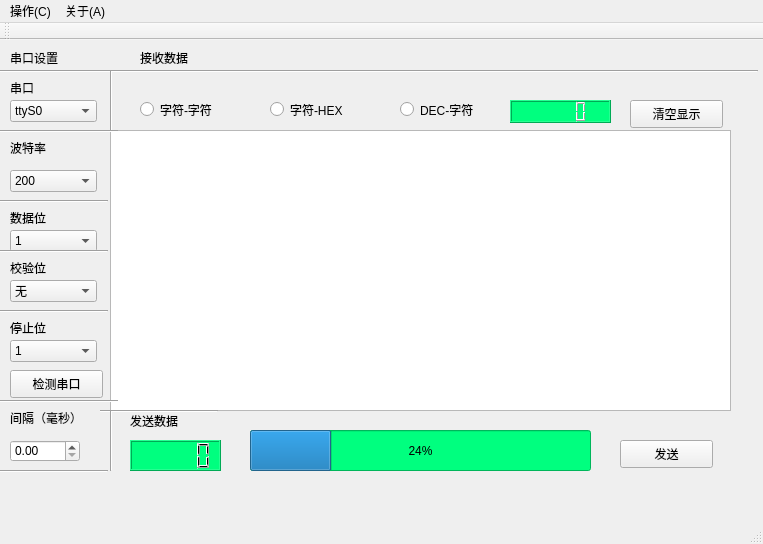
<?xml version="1.0" encoding="UTF-8"?>
<ui version="4.0">
 <class>Debug</class>
 <widget class="QMainWindow" name="Debug">
  <property name="geometry">
   <rect>
    <x>0</x>
    <y>0</y>
    <width>763</width>
    <height>544</height>
   </rect>
  </property>
  <property name="windowTitle">
   <string>MainWindow</string>
  </property>
  <widget class="QWidget" name="centralwidget">
   <widget class="QLabel" name="label">
    <property name="geometry">
     <rect>
      <x>10</x>
      <y>10</y>
      <width>72</width>
      <height>15</height>
     </rect>
    </property>
    <property name="text">
     <string>串口设置</string>
    </property>
   </widget>
   <widget class="QLabel" name="label_2">
    <property name="geometry">
     <rect>
      <x>10</x>
      <y>40</y>
      <width>72</width>
      <height>15</height>
     </rect>
    </property>
    <property name="text">
     <string>串口</string>
    </property>
   </widget>
   <widget class="QComboBox" name="comboBox1">
    <property name="geometry">
     <rect>
      <x>10</x>
      <y>60</y>
      <width>87</width>
      <height>22</height>
     </rect>
    </property>
    <item>
     <property name="text">
      <string>ttyS0</string>
     </property>
    </item>
    <item>
     <property name="text">
      <string>ttyS1</string>
     </property>
    </item>
    <item>
     <property name="text">
      <string>ttyS2</string>
     </property>
    </item>
    <item>
     <property name="text">
      <string>ttyUSBO</string>
     </property>
    </item>
   </widget>
   <widget class="QLabel" name="label_3">
    <property name="geometry">
     <rect>
      <x>10</x>
      <y>100</y>
      <width>72</width>
      <height>15</height>
     </rect>
    </property>
    <property name="text">
     <string>波特率</string>
    </property>
   </widget>
   <widget class="QComboBox" name="comboBox2">
    <property name="geometry">
     <rect>
      <x>10</x>
      <y>130</y>
      <width>87</width>
      <height>22</height>
     </rect>
    </property>
    <item>
     <property name="text">
      <string>200</string>
     </property>
    </item>
    <item>
     <property name="text">
      <string>600</string>
     </property>
    </item>
    <item>
     <property name="text">
      <string>1200</string>
     </property>
    </item>
    <item>
     <property name="text">
      <string>1800</string>
     </property>
    </item>
    <item>
     <property name="text">
      <string>2400</string>
     </property>
    </item>
    <item>
     <property name="text">
      <string>4800</string>
     </property>
    </item>
    <item>
     <property name="text">
      <string>9600</string>
     </property>
    </item>
   </widget>
   <widget class="QLabel" name="label_4">
    <property name="geometry">
     <rect>
      <x>10</x>
      <y>170</y>
      <width>72</width>
      <height>15</height>
     </rect>
    </property>
    <property name="text">
     <string>数据位</string>
    </property>
   </widget>
   <widget class="QComboBox" name="comboBox3">
    <property name="geometry">
     <rect>
      <x>10</x>
      <y>190</y>
      <width>87</width>
      <height>22</height>
     </rect>
    </property>
    <item>
     <property name="text">
      <string>1</string>
     </property>
    </item>
    <item>
     <property name="text">
      <string>2</string>
     </property>
    </item>
    <item>
     <property name="text">
      <string>4</string>
     </property>
    </item>
    <item>
     <property name="text">
      <string>8</string>
     </property>
    </item>
   </widget>
   <widget class="QLabel" name="label_5">
    <property name="geometry">
     <rect>
      <x>10</x>
      <y>220</y>
      <width>72</width>
      <height>15</height>
     </rect>
    </property>
    <property name="text">
     <string>校验位</string>
    </property>
   </widget>
   <widget class="QComboBox" name="comboBox4">
    <property name="geometry">
     <rect>
      <x>10</x>
      <y>240</y>
      <width>87</width>
      <height>22</height>
     </rect>
    </property>
    <item>
     <property name="text">
      <string>无</string>
     </property>
    </item>
    <item>
     <property name="text">
      <string>偶</string>
     </property>
    </item>
    <item>
     <property name="text">
      <string>奇</string>
     </property>
    </item>
   </widget>
   <widget class="QLabel" name="label_6">
    <property name="geometry">
     <rect>
      <x>10</x>
      <y>280</y>
      <width>72</width>
      <height>15</height>
     </rect>
    </property>
    <property name="text">
     <string>停止位</string>
    </property>
   </widget>
   <widget class="QComboBox" name="comboBox5">
    <property name="geometry">
     <rect>
      <x>10</x>
      <y>300</y>
      <width>87</width>
      <height>22</height>
     </rect>
    </property>
    <item>
     <property name="text">
      <string>1</string>
     </property>
    </item>
    <item>
     <property name="text">
      <string>1.5</string>
     </property>
    </item>
    <item>
     <property name="text">
      <string>2</string>
     </property>
    </item>
   </widget>
   <widget class="QPushButton" name="button5">
    <property name="geometry">
     <rect>
      <x>10</x>
      <y>330</y>
      <width>93</width>
      <height>28</height>
     </rect>
    </property>
    <property name="text">
     <string>检测串口</string>
    </property>
   </widget>
   <widget class="QLabel" name="label_7">
    <property name="geometry">
     <rect>
      <x>10</x>
      <y>370</y>
      <width>91</width>
      <height>16</height>
     </rect>
    </property>
    <property name="text">
     <string>间隔（毫秒）</string>
    </property>
   </widget>
   <widget class="QDoubleSpinBox" name="doubleSpinBox">
    <property name="geometry">
     <rect>
      <x>10</x>
      <y>400</y>
      <width>70</width>
      <height>22</height>
     </rect>
    </property>
   </widget>
   <widget class="QLabel" name="label_8">
    <property name="geometry">
     <rect>
      <x>140</x>
      <y>10</y>
      <width>72</width>
      <height>15</height>
     </rect>
    </property>
    <property name="text">
     <string>接收数据</string>
    </property>
   </widget>
   <widget class="QRadioButton" name="radioButton">
    <property name="geometry">
     <rect>
      <x>140</x>
      <y>60</y>
      <width>115</width>
      <height>19</height>
     </rect>
    </property>
    <property name="text">
     <string>字符-字符</string>
    </property>
   </widget>
   <widget class="QRadioButton" name="radioButton_2">
    <property name="geometry">
     <rect>
      <x>270</x>
      <y>60</y>
      <width>115</width>
      <height>19</height>
     </rect>
    </property>
    <property name="text">
     <string>字符-HEX</string>
    </property>
   </widget>
   <widget class="QRadioButton" name="radioButton_3">
    <property name="geometry">
     <rect>
      <x>400</x>
      <y>60</y>
      <width>115</width>
      <height>19</height>
     </rect>
    </property>
    <property name="text">
     <string>DEC-字符</string>
    </property>
   </widget>
   <widget class="QLCDNumber" name="lcdNumber">
    <property name="geometry">
     <rect>
      <x>510</x>
      <y>60</y>
      <width>101</width>
      <height>23</height>
     </rect>
    </property>
    <property name="styleSheet">
     <string notr="true">color: rgb(255, 0, 0);
background-color: rgb(0, 255, 127);</string>
    </property>
   </widget>
   <widget class="QPushButton" name="button7">
    <property name="geometry">
     <rect>
      <x>630</x>
      <y>60</y>
      <width>93</width>
      <height>28</height>
     </rect>
    </property>
    <property name="styleSheet">
     <string notr="true">border-image: url(:/image/cleanport.png);</string>
    </property>
    <property name="text">
     <string>清空显示</string>
    </property>
   </widget>
   <widget class="QLabel" name="label_9">
    <property name="geometry">
     <rect>
      <x>130</x>
      <y>370</y>
      <width>81</width>
      <height>21</height>
     </rect>
    </property>
    <property name="text">
     <string>发送数据</string>
    </property>
   </widget>
   <widget class="QLCDNumber" name="lcdNumber_2">
    <property name="geometry">
     <rect>
      <x>130</x>
      <y>400</y>
      <width>91</width>
      <height>31</height>
     </rect>
    </property>
    <property name="styleSheet">
     <string notr="true">color: rgb(0, 0, 0);
background-color: rgb(0, 255, 127);</string>
    </property>
   </widget>
   <widget class="QPushButton" name="button6">
    <property name="geometry">
     <rect>
      <x>620</x>
      <y>400</y>
      <width>93</width>
      <height>28</height>
     </rect>
    </property>
    <property name="text">
     <string>发送</string>
    </property>
   </widget>
   <widget class="QColumnView" name="columnView">
    <property name="geometry">
     <rect>
      <x>110</x>
      <y>90</y>
      <width>621</width>
      <height>281</height>
     </rect>
    </property>
   </widget>
   <widget class="Line" name="line">
    <property name="geometry">
     <rect>
      <x>100</x>
      <y>370</y>
      <width>118</width>
      <height>3</height>
     </rect>
    </property>
    <property name="orientation">
     <enum>Qt::Horizontal</enum>
    </property>
   </widget>
   <widget class="Line" name="line_2">
    <property name="geometry">
     <rect>
      <x>0</x>
      <y>360</y>
      <width>118</width>
      <height>3</height>
     </rect>
    </property>
    <property name="orientation">
     <enum>Qt::Horizontal</enum>
    </property>
   </widget>
   <widget class="Line" name="line_3">
    <property name="geometry">
     <rect>
      <x>0</x>
      <y>30</y>
      <width>118</width>
      <height>3</height>
     </rect>
    </property>
    <property name="orientation">
     <enum>Qt::Horizontal</enum>
    </property>
   </widget>
   <widget class="Line" name="line_4">
    <property name="geometry">
     <rect>
      <x>110</x>
      <y>30</y>
      <width>118</width>
      <height>3</height>
     </rect>
    </property>
    <property name="orientation">
     <enum>Qt::Horizontal</enum>
    </property>
   </widget>
   <widget class="Line" name="line_5">
    <property name="geometry">
     <rect>
      <x>110</x>
      <y>30</y>
      <width>3</width>
      <height>61</height>
     </rect>
    </property>
    <property name="orientation">
     <enum>Qt::Vertical</enum>
    </property>
   </widget>
   <widget class="Line" name="line_6">
    <property name="geometry">
     <rect>
      <x>110</x>
      <y>370</y>
      <width>3</width>
      <height>61</height>
     </rect>
    </property>
    <property name="orientation">
     <enum>Qt::Vertical</enum>
    </property>
   </widget>
   <widget class="Line" name="line_7">
    <property name="geometry">
     <rect>
      <x>-10</x>
      <y>430</y>
      <width>118</width>
      <height>3</height>
     </rect>
    </property>
    <property name="orientation">
     <enum>Qt::Horizontal</enum>
    </property>
   </widget>
   <widget class="Line" name="line_8">
    <property name="geometry">
     <rect>
      <x>-10</x>
      <y>270</y>
      <width>118</width>
      <height>3</height>
     </rect>
    </property>
    <property name="orientation">
     <enum>Qt::Horizontal</enum>
    </property>
   </widget>
   <widget class="Line" name="line_9">
    <property name="geometry">
     <rect>
      <x>-10</x>
      <y>210</y>
      <width>118</width>
      <height>3</height>
     </rect>
    </property>
    <property name="orientation">
     <enum>Qt::Horizontal</enum>
    </property>
   </widget>
   <widget class="Line" name="line_10">
    <property name="geometry">
     <rect>
      <x>-10</x>
      <y>160</y>
      <width>118</width>
      <height>3</height>
     </rect>
    </property>
    <property name="orientation">
     <enum>Qt::Horizontal</enum>
    </property>
   </widget>
   <widget class="Line" name="line_11">
    <property name="geometry">
     <rect>
      <x>0</x>
      <y>90</y>
      <width>118</width>
      <height>3</height>
     </rect>
    </property>
    <property name="orientation">
     <enum>Qt::Horizontal</enum>
    </property>
   </widget>
   <widget class="Line" name="line_12">
    <property name="geometry">
     <rect>
      <x>220</x>
      <y>30</y>
      <width>118</width>
      <height>3</height>
     </rect>
    </property>
    <property name="orientation">
     <enum>Qt::Horizontal</enum>
    </property>
   </widget>
   <widget class="Line" name="line_13">
    <property name="geometry">
     <rect>
      <x>330</x>
      <y>30</y>
      <width>118</width>
      <height>3</height>
     </rect>
    </property>
    <property name="orientation">
     <enum>Qt::Horizontal</enum>
    </property>
   </widget>
   <widget class="Line" name="line_14">
    <property name="geometry">
     <rect>
      <x>440</x>
      <y>30</y>
      <width>118</width>
      <height>3</height>
     </rect>
    </property>
    <property name="orientation">
     <enum>Qt::Horizontal</enum>
    </property>
   </widget>
   <widget class="Line" name="line_15">
    <property name="geometry">
     <rect>
      <x>550</x>
      <y>30</y>
      <width>118</width>
      <height>3</height>
     </rect>
    </property>
    <property name="orientation">
     <enum>Qt::Horizontal</enum>
    </property>
   </widget>
   <widget class="Line" name="line_16">
    <property name="geometry">
     <rect>
      <x>640</x>
      <y>30</y>
      <width>118</width>
      <height>3</height>
     </rect>
    </property>
    <property name="orientation">
     <enum>Qt::Horizontal</enum>
    </property>
   </widget>
   <widget class="QProgressBar" name="progressBar">
    <property name="geometry">
     <rect>
      <x>250</x>
      <y>390</y>
      <width>341</width>
      <height>41</height>
     </rect>
    </property>
    <property name="styleSheet">
     <string notr="true">color: rgb(0, 0, 0);
background-color: rgb(0, 255, 127);</string>
    </property>
    <property name="value">
     <number>24</number>
    </property>
   </widget>
  </widget>
  <widget class="QMenuBar" name="menubar">
   <property name="geometry">
    <rect>
     <x>0</x>
     <y>0</y>
     <width>763</width>
     <height>26</height>
    </rect>
   </property>
   <widget class="QMenu" name="menu_C">
    <property name="title">
     <string>操作(C)</string>
    </property>
    <addaction name="actiontianjiachuankou"/>
    <addaction name="action"/>
    <addaction name="action_2"/>
    <addaction name="action_3"/>
    <addaction name="action_4"/>
    <addaction name="action_5"/>
    <addaction name="action_6"/>
    <addaction name="action_7"/>
    <addaction name="action_8"/>
    <addaction name="action_9"/>
   </widget>
   <widget class="QMenu" name="menu_A">
    <property name="title">
     <string>关于(A)</string>
    </property>
    <addaction name="action_Lincom"/>
   </widget>
   <addaction name="menu_C"/>
   <addaction name="menu_A"/>
  </widget>
  <widget class="QStatusBar" name="statusbar"/>
  <widget class="QToolBar" name="toolBar">
   <property name="windowTitle">
    <string>toolBar</string>
   </property>
   <attribute name="toolBarArea">
    <enum>TopToolBarArea</enum>
   </attribute>
   <attribute name="toolBarBreak">
    <bool>false</bool>
   </attribute>
  </widget>
  <action name="actiontianjiachuankou">
   <property name="icon">
    <iconset resource="res.qrc">
     <normaloff>:/image/add.png</normaloff>:/image/add.png</iconset>
   </property>
   <property name="text">
    <string>添加串口</string>
   </property>
  </action>
  <action name="action">
   <property name="icon">
    <iconset resource="res.qrc">
     <normaloff>:/image/Start.png</normaloff>:/image/Start.png</iconset>
   </property>
   <property name="text">
    <string>打开串口</string>
   </property>
  </action>
  <action name="action_2">
   <property name="icon">
    <iconset resource="res.qrc">
     <normaloff>:/image/quit.jpg</normaloff>:/image/quit.jpg</iconset>
   </property>
   <property name="text">
    <string>关闭串口</string>
   </property>
  </action>
  <action name="action_3">
   <property name="icon">
    <iconset resource="res.qrc">
     <normaloff>:/image/Edit.png</normaloff>:/image/Edit.png</iconset>
   </property>
   <property name="text">
    <string>保存数据</string>
   </property>
  </action>
  <action name="action_4">
   <property name="icon">
    <iconset resource="res.qrc">
     <normaloff>:/image/back.jpg</normaloff>:/image/back.jpg</iconset>
   </property>
   <property name="text">
    <string>读取文件</string>
   </property>
  </action>
  <action name="action_5">
   <property name="icon">
    <iconset resource="res.qrc">
     <normaloff>:/image/Luffy.png</normaloff>:/image/Luffy.png</iconset>
   </property>
   <property name="text">
    <string>写入文件</string>
   </property>
  </action>
  <action name="action_6">
   <property name="icon">
    <iconset resource="res.qrc">
     <normaloff>:/image/LuffyQ.png</normaloff>:/image/LuffyQ.png</iconset>
   </property>
   <property name="text">
    <string>读取间隔</string>
   </property>
  </action>
  <action name="action_7">
   <property name="icon">
    <iconset resource="res.qrc">
     <normaloff>:/image/clear.jpg</normaloff>:/image/clear.jpg</iconset>
   </property>
   <property name="text">
    <string>计数清零</string>
   </property>
  </action>
  <action name="action_8">
   <property name="icon">
    <iconset resource="res.qrc">
     <normaloff>:/image/reload.png</normaloff>:/image/reload.png</iconset>
   </property>
   <property name="text">
    <string>清空串口</string>
   </property>
  </action>
  <action name="action_9">
   <property name="icon">
    <iconset resource="res.qrc">
     <normaloff>:/image/stop.png</normaloff>:/image/stop.png</iconset>
   </property>
   <property name="text">
    <string>退出程序</string>
   </property>
  </action>
  <action name="action_Lincom">
   <property name="icon">
    <iconset resource="res.qrc">
     <normaloff>:/image/mesage.png</normaloff>:/image/mesage.png</iconset>
   </property>
   <property name="text">
    <string>关于Lincom</string>
   </property>
  </action>
 </widget>
 <resources>
  <include location="res.qrc"/>
 </resources>
 <connections/>
</ui>
